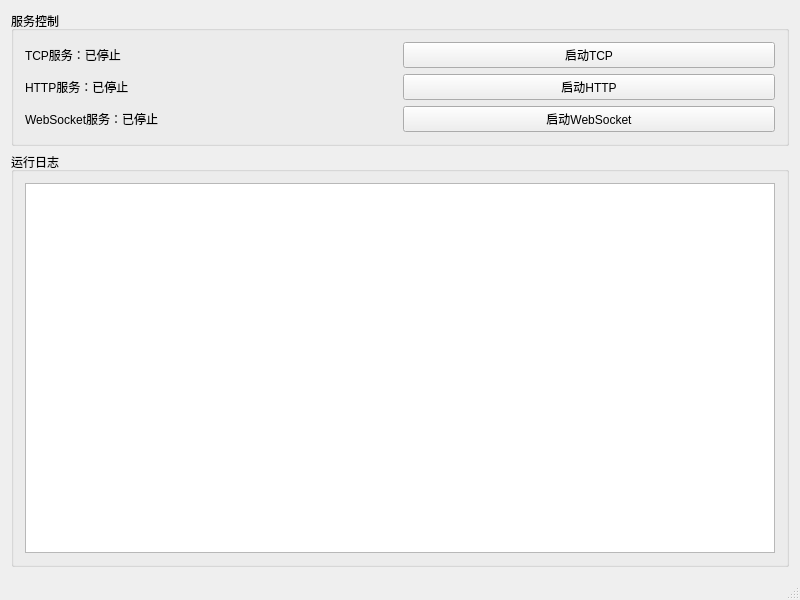
<?xml version="1.0" encoding="UTF-8"?>
<ui version="4.0">
 <class>ServerWindow</class>
 <widget class="QMainWindow" name="ServerWindow">
  <property name="geometry">
   <rect>
    <x>0</x>
    <y>0</y>
    <width>800</width>
    <height>600</height>
   </rect>
  </property>
  <property name="windowTitle">
   <string>多协议服务器 v1.0</string>
  </property>
  <widget class="QWidget" name="centralWidget">
   <layout class="QVBoxLayout" name="verticalLayout">
    <item>
     <widget class="QGroupBox" name="groupBox">
      <property name="title">
       <string>服务控制</string>
      </property>
      <layout class="QGridLayout" name="gridLayout">
       <item row="0" column="0">
        <widget class="QLabel" name="tcpStatusLabel">
         <property name="text">
          <string>TCP服务：已停止</string>
         </property>
        </widget>
       </item>
       <item row="0" column="1">
        <widget class="QPushButton" name="startTcpBtn">
         <property name="text">
          <string>启动TCP</string>
         </property>
        </widget>
       </item>
       <item row="1" column="0">
        <widget class="QLabel" name="httpStatusLabel">
         <property name="text">
          <string>HTTP服务：已停止</string>
         </property>
        </widget>
       </item>
       <item row="1" column="1">
        <widget class="QPushButton" name="startHttpBtn">
         <property name="text">
          <string>启动HTTP</string>
         </property>
        </widget>
       </item>
       <item row="2" column="0">
        <widget class="QLabel" name="wsStatusLabel">
         <property name="text">
          <string>WebSocket服务：已停止</string>
         </property>
        </widget>
       </item>
       <item row="2" column="1">
        <widget class="QPushButton" name="startWsBtn">
         <property name="text">
          <string>启动WebSocket</string>
         </property>
        </widget>
       </item>
      </layout>
     </widget>
    </item>
    <item>
     <widget class="QGroupBox" name="groupBox_2">
      <property name="title">
       <string>运行日志</string>
      </property>
      <layout class="QVBoxLayout" name="verticalLayout_2">
       <item>
        <widget class="QTextEdit" name="logEdit">
         <property name="readOnly">
          <bool>true</bool>
         </property>
        </widget>
       </item>
      </layout>
     </widget>
    </item>
   </layout>
  </widget>
  <widget class="QMenuBar" name="menuBar">
   <property name="geometry">
    <rect>
     <x>0</x>
     <y>0</y>
     <width>800</width>
     <height>23</height>
    </rect>
   </property>
  </widget>
  <widget class="QStatusBar" name="statusBar"/>
 </widget>
 <layoutdefault spacing="6" margin="11"/>
 <resources/>
 <connections/>
</ui>
